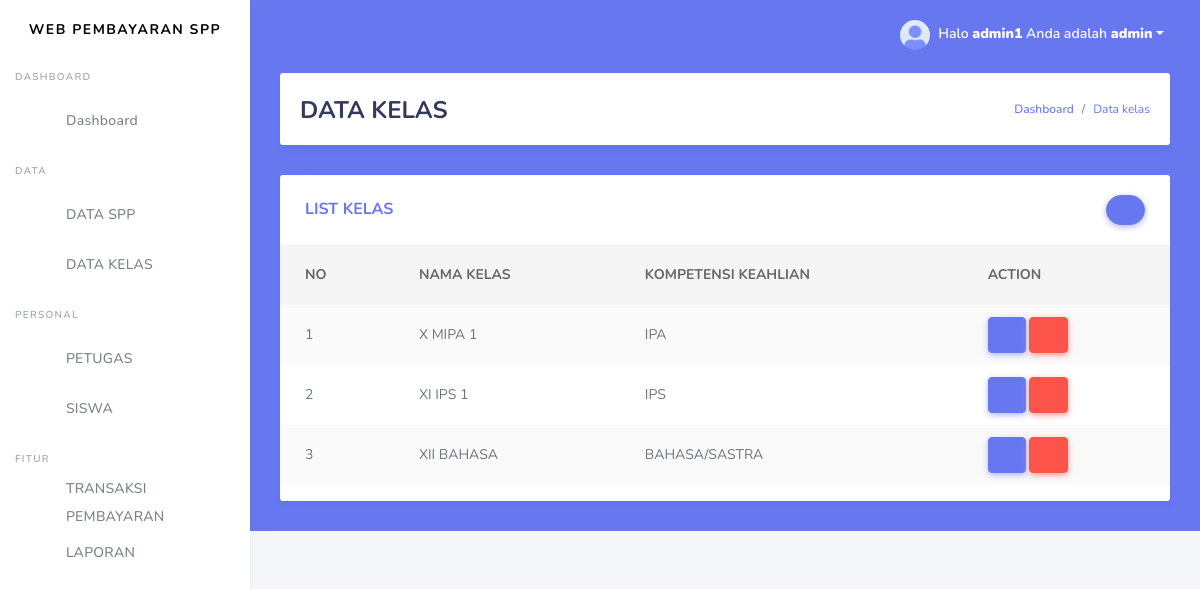
Page /kelas.php (signed in) on the committed database.
### tables this page shows
CREATE TABLE `kelas` (
  `id_kelas` int(11) NOT NULL,
  `nama_kelas` varchar(10) NOT NULL,
  `kompetensi_keahlian` varchar(50) NOT NULL
);

### kelas.php (the view, shortened to what this page needs)
<!DOCTYPE html>
<html>
  <head>
  </head>
<body>
	<?php
  include ('tampilan/header.php');
  include ('tampilan/sidebar.php');
?>
      <div class="main-content bg-primary">
        <section class="section">
          <div class="section-header">
            <h1>DATA KELAS</h1>
            <div class="section-header-breadcrumb">
              <div class="breadcrumb-item active"><a href="#">Dashboard</a></div>
              <div class="breadcrumb-item text-primary">Data kelas</div>
            </div>
          </div>
            <div class="row">
              <div class="col-12">
                <div class="card">
                  <div class="card-header">
                    <h4>LIST KELAS</h4>
                    <div class="card-header-form">
                      <form>
                          <div class="input-group-btn">
                            <a href="tambah_kelas.php" class="btn btn-primary"><i class="fas fa-plus"></i></a>
                        </div>
                      </form>
                    </div>
                  </div>
                  <div class="card-body p-0">
                    <div class="table-responsive">
                      <table class="table table-striped">
                       <thead>
                          <tr>
                          <th>NO</th>
                          <th>NAMA KELAS</th>
                          <th>KOMPETENSI KEAHLIAN</th>
                          <th>ACTION</th>
                        </tr>
                        </thead>
                         <tbody>
                           <?php
                              $query = "SELECT * FROM kelas ORDER BY nama_kelas ASC";
                              $result = mysqli_query($koneksi, $query);
                              $no = 1;
                              while($row = mysqli_fetch_assoc($result))
                              {
                              ?>
                        <tr>
                          <td><?php echo $no; ?></td>
                          <td><?php echo $row['nama_kelas']; ?></td>
                          <td><?php echo substr($row['kompetensi_keahlian'], 0, 20); ?></td>
                          <td>
                          <a href="edit_kelas.php?id=<?php echo $row['id_kelas']; ?>"class="btn btn-primary"><i class="fas fa-edit"></i></a>
                          <a href="proses_hapuskelas.php?id=<?php echo $row['id_kelas']; ?>" class="btn btn-danger" onClick="return confirm('Anda yakin akan menghapus data ini?')"><i class="fas fa-trash"></i></a>
                          </td>
                        </tr>
                         <?php
                           $no++;
                           }
                         ?>
                         </tbody>
                      </table>
                    </div>
                  </div>
                </div>
              </div>
            </div>
        </section>
      </div>
    </div>
  </div>
</body>
</html>

### rows in the picture
kelas: nama_kelas "X MIPA 1", kompetensi_keahlian "IPA"
kelas: nama_kelas "XI IPS 1", kompetensi_keahlian "IPS"
kelas: nama_kelas "XII BAHASA", kompetensi_keahlian "BAHASA/SASTRA"

### other values in the picture
$_SESSION['username'] "admin1"
$_SESSION['level'] "admin"
